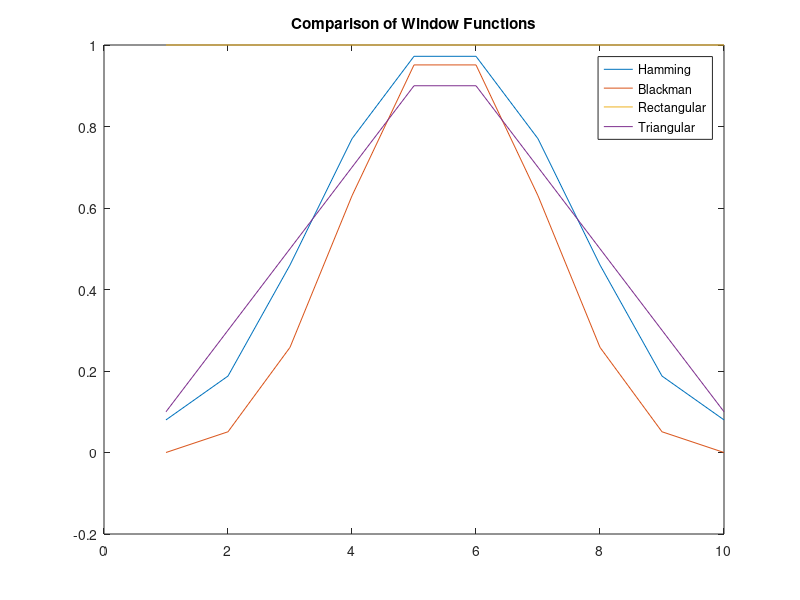
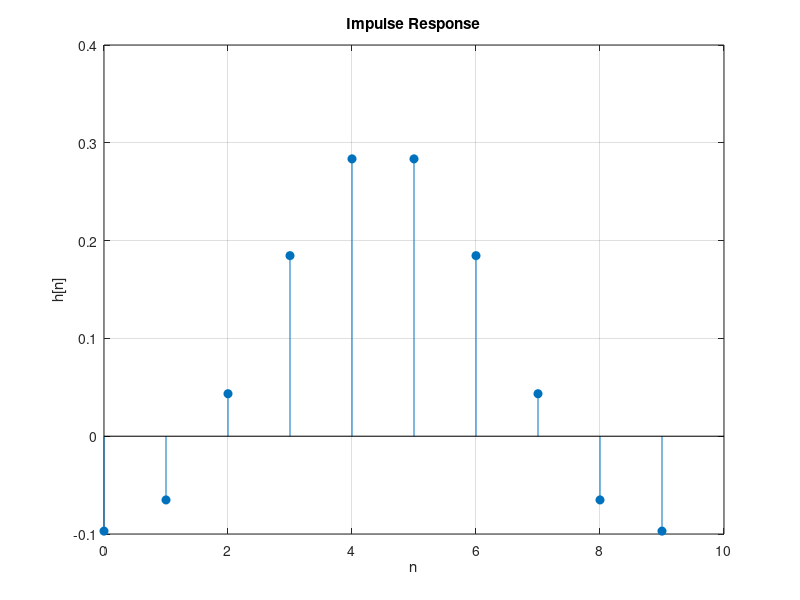
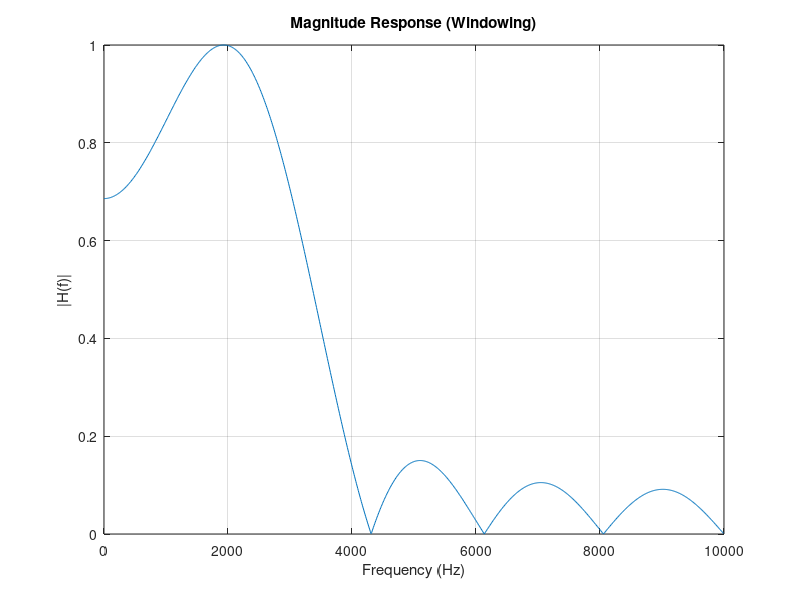

Write MATLAB code to recreate these figures, in order. (Note: this script raises an error after producing the figures.)
clear; close all; clc;
%%
fs = 20000;          
L = 10;           
n = -(L-1)/2 : (L-1)/2;   
n1 = 0:L-1;

f_low = 275;         
f_high = 3250;       

w_low = 2*pi*f_low/fs;
w_high = 2*pi*f_high/fs;

h_ideal = (sin(w_high*n) - sin(w_low*n)) ./ (pi*n);

hamming_window = hamming(L);
blackman_window = blackman(L);
rect = ones(L,1);
triangle = triang(L);

figure
plot([hamming_window, blackman_window, rect, triangle])
legend('Hamming', 'Blackman', 'Rectangular', 'Triangular')
title('Comparison of Window Functions')
h = h_ideal .* rect';

figure;
stem(n1, h, 'filled');
title('Impulse Response');
xlabel('n'); ylabel('h[n]');
grid on;

% Frequency Response
[H, f] = freqz(h, 1, 1024, fs);

% Magnitude Response
figure;
plot(f, abs(H)/max(abs(H)));
title('Magnitude Response (Windowing)');
xlabel('Frequency (Hz)');
ylabel('|H(f)|');
grid on;
xlim([0 fs/2]);  
yline(0.707, 'r--', '-3 dB');
hold off 

% Phase Response
figure;
plot(f, unwrap(angle(H)));
title('Phase Response');
xlabel('Frequency (Hz)');
ylabel('Phase (radians)');
grid on;

% Pole-Zero Plot
figure;
zplane(roots(h),[]);
title('Pole-Zero Plot');

% Z-transform
syms z
H_z = 0;
for k = 1:L
    H_z = H_z + h(k) * z^(-(k-1));
end

